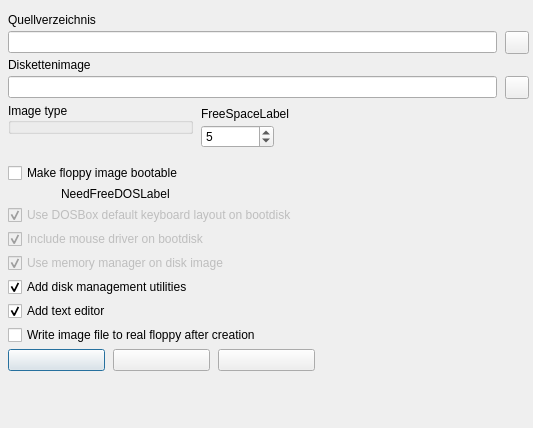
<?xml version="1.0" encoding="UTF-8"?>
<ui version="4.0">
  <class>BuildImageFromFolderForm</class>
  <widget class="QDialog" name="BuildImageFromFolderForm">
    <property name="geometry"><rect><x>0</x><y>0</y><width>533</width><height>428</height></rect></property>
    <property name="windowTitle"><string>Imagedatei von Ordnerinhalt erstellen</string></property>
    <property name="vclBorderStyle" stdset="0"><string notr="true">bsDialog</string></property>
    <property name="vclPosition" stdset="0"><string notr="true">poOwnerFormCenter</string></property>
    <property name="vclKeyPreview" stdset="0"><bool>true</bool></property>
    <property name="vclDesignWidth" stdset="0"><number>533</number></property>
    <property name="vclDesignHeight" stdset="0"><number>428</number></property>
    <layout class="QVBoxLayout" name="BuildImageFromFolderForm_Layout" stretch="0,0,0,1">
      <property name="leftMargin"><number>8</number></property>
      <property name="topMargin"><number>13</number></property>
      <property name="rightMargin"><number>4</number></property>
      <property name="bottomMargin"><number>8</number></property>
      <property name="spacing"><number>0</number></property>
      <item>
        <layout class="QGridLayout" name="BuildImageFromFolderForm_Section1" columnstretch="0,0,1,0">
          <property name="leftMargin"><number>0</number></property>
          <property name="topMargin"><number>0</number></property>
          <property name="rightMargin"><number>0</number></property>
          <property name="bottomMargin"><number>0</number></property>
          <property name="horizontalSpacing"><number>8</number></property>
          <property name="verticalSpacing"><number>4</number></property>
          <item row="0" column="0" colspan="3">
            <widget class="QLabel" name="FolderEdit_EditLabel">
              <property name="text"><string>Quellverzeichnis</string></property>
              <property name="textFormat"><enum>Qt::PlainText</enum></property>
              <property name="vclFocusControl" stdset="0"><string notr="true">FolderEdit</string></property>
              <property name="vclLabeledEditOf" stdset="0"><string notr="true">FolderEdit</string></property>
            </widget>
          </item>
          <item row="1" column="0" colspan="3">
            <widget class="QLineEdit" name="FolderEdit">
      </widget>
          </item>
          <item row="1" column="3" alignment="Qt::AlignRight">
            <widget class="QToolButton" name="FolderButton">
              <property name="icon"><iconset resource="../../resources/dfend.qrc"><normaloff>:/glyphs/f94df2c8efcaad41.png</normaloff></iconset></property>
              <property name="iconSize"><size><width>16</width><height>16</height></size></property>
              <property name="minimumSize"><size><width>23</width><height>0</height></size></property>
            </widget>
          </item>
          <item row="2" column="0" colspan="3">
            <widget class="QLabel" name="FileNameEdit_EditLabel">
              <property name="text"><string>Diskettenimage</string></property>
              <property name="textFormat"><enum>Qt::PlainText</enum></property>
              <property name="vclFocusControl" stdset="0"><string notr="true">FileNameEdit</string></property>
              <property name="vclLabeledEditOf" stdset="0"><string notr="true">FileNameEdit</string></property>
            </widget>
          </item>
          <item row="3" column="0" colspan="3">
            <widget class="QLineEdit" name="FileNameEdit">
      </widget>
          </item>
          <item row="3" column="3" alignment="Qt::AlignRight">
            <widget class="QToolButton" name="FileNameButton">
              <property name="tag" stdset="0"><number>1</number></property>
              <property name="icon"><iconset resource="../../resources/dfend.qrc"><normaloff>:/glyphs/92d9d1a333bceee3.png</normaloff></iconset></property>
              <property name="iconSize"><size><width>16</width><height>16</height></size></property>
              <property name="minimumSize"><size><width>23</width><height>0</height></size></property>
            </widget>
          </item>
          <item row="4" column="0" rowspan="3" alignment="Qt::AlignLeft|Qt::AlignTop">
            <widget class="TRadioGroupWidget" name="ImageTypeGroupBox">
              <property name="title"><string>Image type</string></property>
              <property name="items" stdset="0"><stringlist notr="true"><string>Floppy disk image</string><string>Harddisk image</string></stringlist></property>
              <property name="itemIndex" stdset="0"><number>0</number></property>
              <property name="minimumSize"><size><width>185</width><height>0</height></size></property>
            </widget>
          </item>
          <item row="5" column="1" colspan="2">
            <widget class="QLabel" name="FreeSpaceLabel">
              <property name="text"><string>FreeSpaceLabel</string></property>
              <property name="textFormat"><enum>Qt::PlainText</enum></property>
              <property name="alignment"><set>Qt::AlignLeft|Qt::AlignTop</set></property>
            </widget>
          </item>
          <item row="6" column="1" alignment="Qt::AlignLeft">
            <widget class="QSpinBox" name="FreeSpaceEdit">
              <property name="minimum"><number>0</number></property>
              <property name="maximum"><number>500</number></property>
              <property name="value"><number>5</number></property>
              <property name="minimumSize"><size><width>73</width><height>0</height></size></property>
            </widget>
          </item>
          <item row="0" column="2">
            <spacer name="BuildImageFromFolderForm_Section1_HFill">
              <property name="orientation"><enum>Qt::Horizontal</enum></property>
              <property name="sizeHint" stdset="0"><size><width>0</width><height>0</height></size></property>
            </spacer>
          </item>
        </layout>
      </item>
      <item>
        <spacer name="BuildImageFromFolderForm_Gap1">
          <property name="orientation"><enum>Qt::Vertical</enum></property>
          <property name="sizeType"><enum>QSizePolicy::Fixed</enum></property>
          <property name="sizeHint" stdset="0"><size><width>0</width><height>15</height></size></property>
        </spacer>
      </item>
      <item>
        <layout class="QGridLayout" name="BuildImageFromFolderForm_Section2" columnstretch="0,0,0,0,1">
          <property name="leftMargin"><number>0</number></property>
          <property name="topMargin"><number>0</number></property>
          <property name="rightMargin"><number>0</number></property>
          <property name="bottomMargin"><number>0</number></property>
          <property name="horizontalSpacing"><number>8</number></property>
          <property name="verticalSpacing"><number>4</number></property>
          <item row="0" column="0" colspan="5">
            <widget class="QCheckBox" name="MakeBootableCheckBox">
              <property name="text"><string>Make floppy image bootable</string></property>
            </widget>
          </item>
          <item row="1" column="1" colspan="4">
            <widget class="QLabel" name="NeedFreeDOSLabel">
              <property name="text"><string>NeedFreeDOSLabel</string></property>
              <property name="textFormat"><enum>Qt::PlainText</enum></property>
              <property name="wordWrap"><bool>true</bool></property>
              <property name="alignment"><set>Qt::AlignLeft|Qt::AlignTop</set></property>
            </widget>
          </item>
          <item row="2" column="0" colspan="5">
            <widget class="QCheckBox" name="AddKeyboardDriverCheckBox">
              <property name="enabled"><bool>false</bool></property>
              <property name="text"><string>Use DOSBox default keyboard layout on bootdisk</string></property>
              <property name="checked"><bool>true</bool></property>
            </widget>
          </item>
          <item row="3" column="0" colspan="5">
            <widget class="QCheckBox" name="AddMouseDriverCheckBox">
              <property name="enabled"><bool>false</bool></property>
              <property name="text"><string>Include mouse driver on bootdisk</string></property>
              <property name="checked"><bool>true</bool></property>
            </widget>
          </item>
          <item row="4" column="0" colspan="5">
            <widget class="QCheckBox" name="MemoryManagerCheckBox">
              <property name="enabled"><bool>false</bool></property>
              <property name="text"><string>Use memory manager on disk image</string></property>
              <property name="checked"><bool>true</bool></property>
            </widget>
          </item>
          <item row="5" column="0" colspan="5">
            <widget class="QCheckBox" name="AddFormatCheckBox">
              <property name="text"><string>Add disk management utilities</string></property>
              <property name="checked"><bool>true</bool></property>
            </widget>
          </item>
          <item row="6" column="0" colspan="5">
            <widget class="QCheckBox" name="AddEditCheckbox">
              <property name="text"><string>Add text editor</string></property>
              <property name="checked"><bool>true</bool></property>
            </widget>
          </item>
          <item row="7" column="0" colspan="5">
            <widget class="QCheckBox" name="WriteToFloppyCheckBox">
              <property name="text"><string>Write image file to real floppy after creation</string></property>
            </widget>
          </item>
          <item row="8" column="0" colspan="2" alignment="Qt::AlignLeft">
            <widget class="QPushButton" name="OKButton">
              <property name="text"><string /></property>
              <property name="autoDefault"><bool>false</bool></property>
              <property name="vclKind" stdset="0"><string notr="true">bkOK</string></property>
              <property name="default"><bool>true</bool></property>
              <property name="vclModalResult" stdset="0"><string notr="true">mrOk</string></property>
              <property name="vclOnClick" stdset="0"><string notr="true">OKButtonClick</string></property>
              <property name="minimumSize"><size><width>97</width><height>0</height></size></property>
            </widget>
          </item>
          <item row="8" column="2" alignment="Qt::AlignLeft">
            <widget class="QPushButton" name="CancelButton">
              <property name="text"><string /></property>
              <property name="autoDefault"><bool>false</bool></property>
              <property name="vclKind" stdset="0"><string notr="true">bkCancel</string></property>
              <property name="vclCancel" stdset="0"><bool>true</bool></property>
              <property name="vclModalResult" stdset="0"><string notr="true">mrCancel</string></property>
              <property name="minimumSize"><size><width>97</width><height>0</height></size></property>
            </widget>
          </item>
          <item row="8" column="3" alignment="Qt::AlignLeft">
            <widget class="QPushButton" name="HelpButton">
              <property name="text"><string /></property>
              <property name="autoDefault"><bool>false</bool></property>
              <property name="vclKind" stdset="0"><string notr="true">bkHelp</string></property>
              <property name="vclOnClick" stdset="0"><string notr="true">HelpButtonClick</string></property>
              <property name="minimumSize"><size><width>97</width><height>0</height></size></property>
            </widget>
          </item>
          <item row="0" column="4">
            <spacer name="BuildImageFromFolderForm_Section2_HFill">
              <property name="orientation"><enum>Qt::Horizontal</enum></property>
              <property name="sizeHint" stdset="0"><size><width>0</width><height>0</height></size></property>
            </spacer>
          </item>
        </layout>
      </item>
      <item>
        <spacer name="BuildImageFromFolderForm_VFill">
          <property name="orientation"><enum>Qt::Vertical</enum></property>
          <property name="sizeHint" stdset="0"><size><width>0</width><height>0</height></size></property>
        </spacer>
      </item>
    </layout>
  </widget>
  <customwidgets>
    <customwidget>
      <class>TRadioGroupWidget</class>
      <extends>QGroupBox</extends>
      <header>VclWidgets.h</header>
    </customwidget>
  </customwidgets>
  <tabstops>
    <tabstop>FolderEdit</tabstop>
    <tabstop>FileNameEdit</tabstop>
    <tabstop>FreeSpaceEdit</tabstop>
    <tabstop>MakeBootableCheckBox</tabstop>
    <tabstop>AddKeyboardDriverCheckBox</tabstop>
    <tabstop>AddMouseDriverCheckBox</tabstop>
    <tabstop>MemoryManagerCheckBox</tabstop>
    <tabstop>AddFormatCheckBox</tabstop>
    <tabstop>AddEditCheckbox</tabstop>
    <tabstop>WriteToFloppyCheckBox</tabstop>
    <tabstop>OKButton</tabstop>
    <tabstop>CancelButton</tabstop>
    <tabstop>HelpButton</tabstop>
  </tabstops>
  <resources>
    <include location="../../resources/dfend.qrc" />
  </resources>
  <connections />
</ui>
